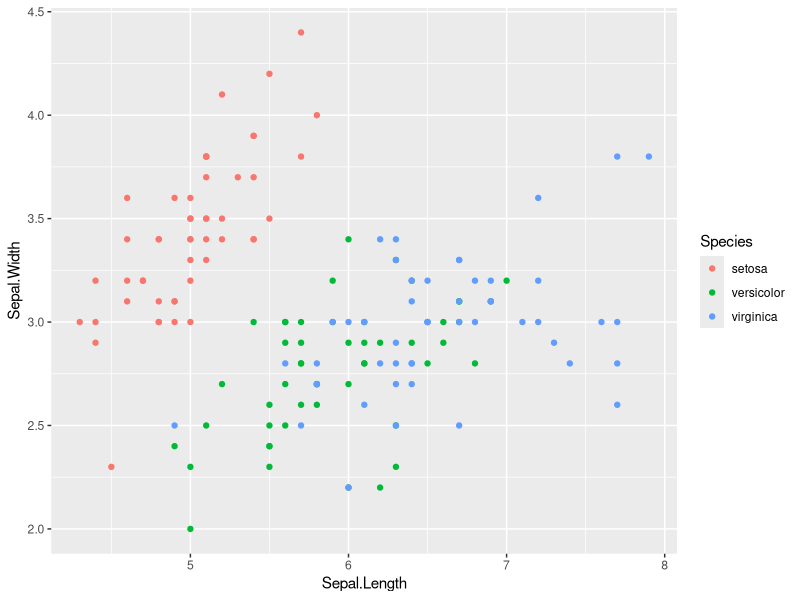
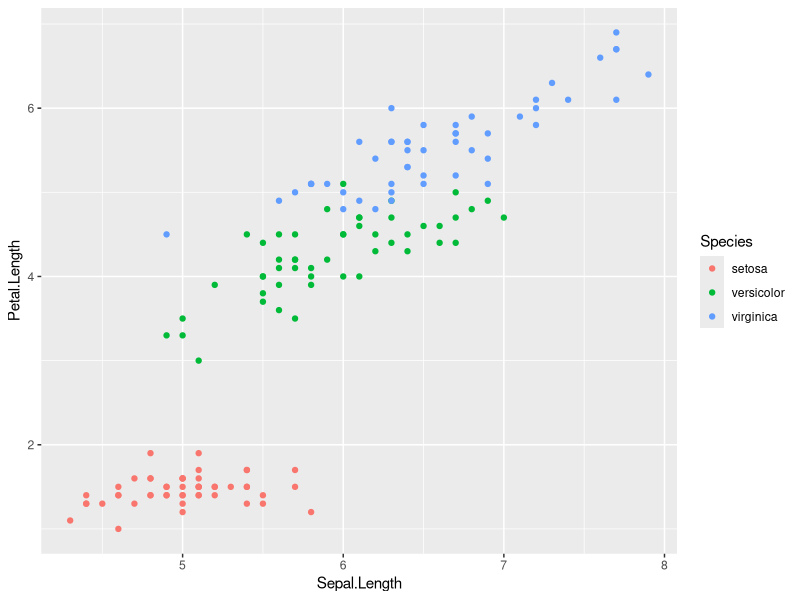
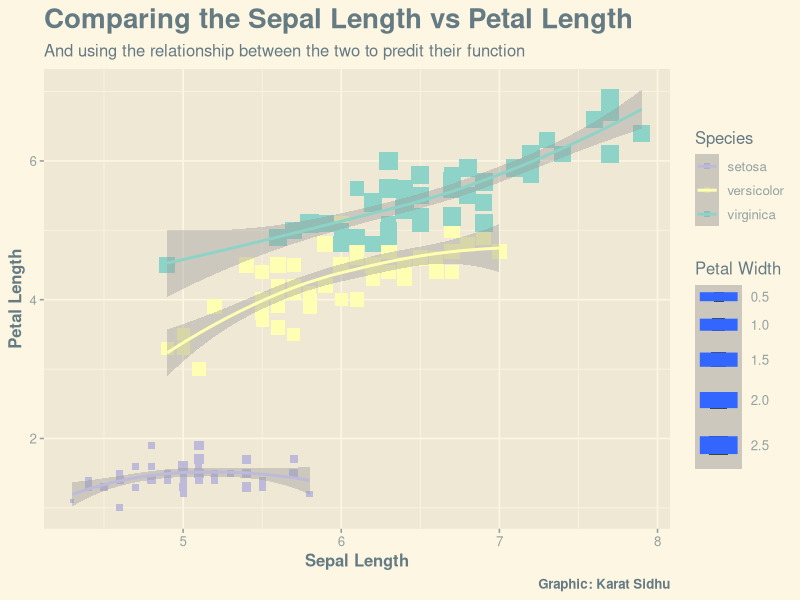

Here is the R script that generated these plots, in order:
library(tidyverse)


petals <- iris


linear_model <- lm(petals, formula = Sepal.Length ~ Sepal.Width)

summary(linear_model)


ggplot(petals) +
  geom_point(aes(x = Sepal.Length, y = Sepal.Width, color = Species))


linear_model2 <- lm(petals, formula = Sepal.Length ~ Petal.Length)

summary(linear_model2)


ggplot(petals) +
  geom_point(aes(x = Sepal.Length, y = Petal.Length, color = Species))




ggplot(petals) +
  aes(
    x = Sepal.Length,
    y = Petal.Length,
    colour = Species,
    size = Petal.Width
  ) +
  geom_point(shape = "square") +
  geom_smooth(span = 1) +
  scale_color_brewer(palette = "Set3", direction = -1) +
  labs(
    x = "Sepal Length",
    y = "Petal Length",
    title = "Comparing the Sepal Length vs Petal Length",
    subtitle = "And using the relationship between the two to predit their function",
    caption = "Graphic: Karat Sidhu",
    color = "Species",
    size = "Petal Width"
  ) +
  ggthemes::theme_solarized_2() +
  theme(
    plot.title = element_text(size = 20,
                              face = "bold"),
    plot.caption = element_text(face = "bold"),
    axis.title.y = element_text(face = "bold"),
    axis.title.x = element_text(face = "bold")
  )










